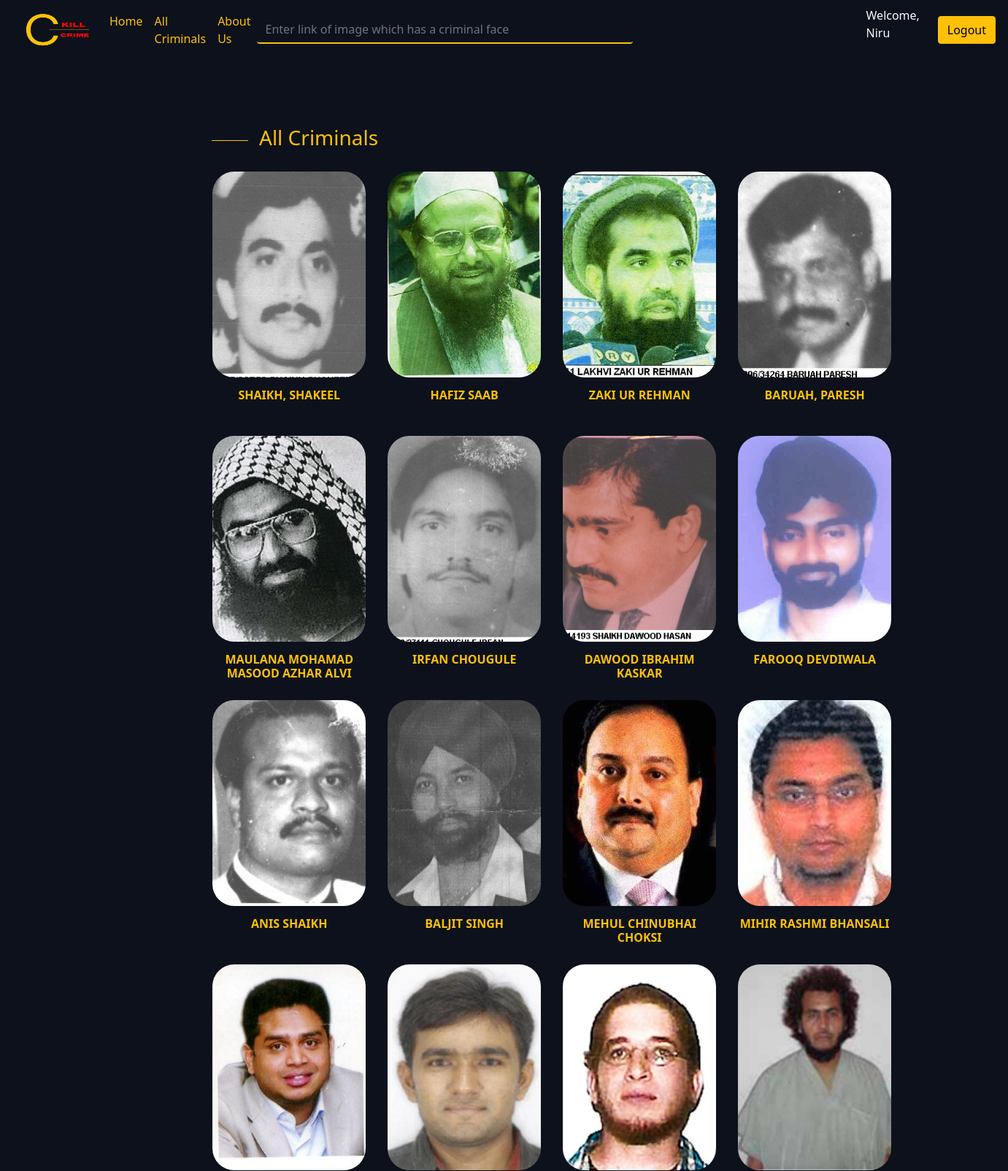
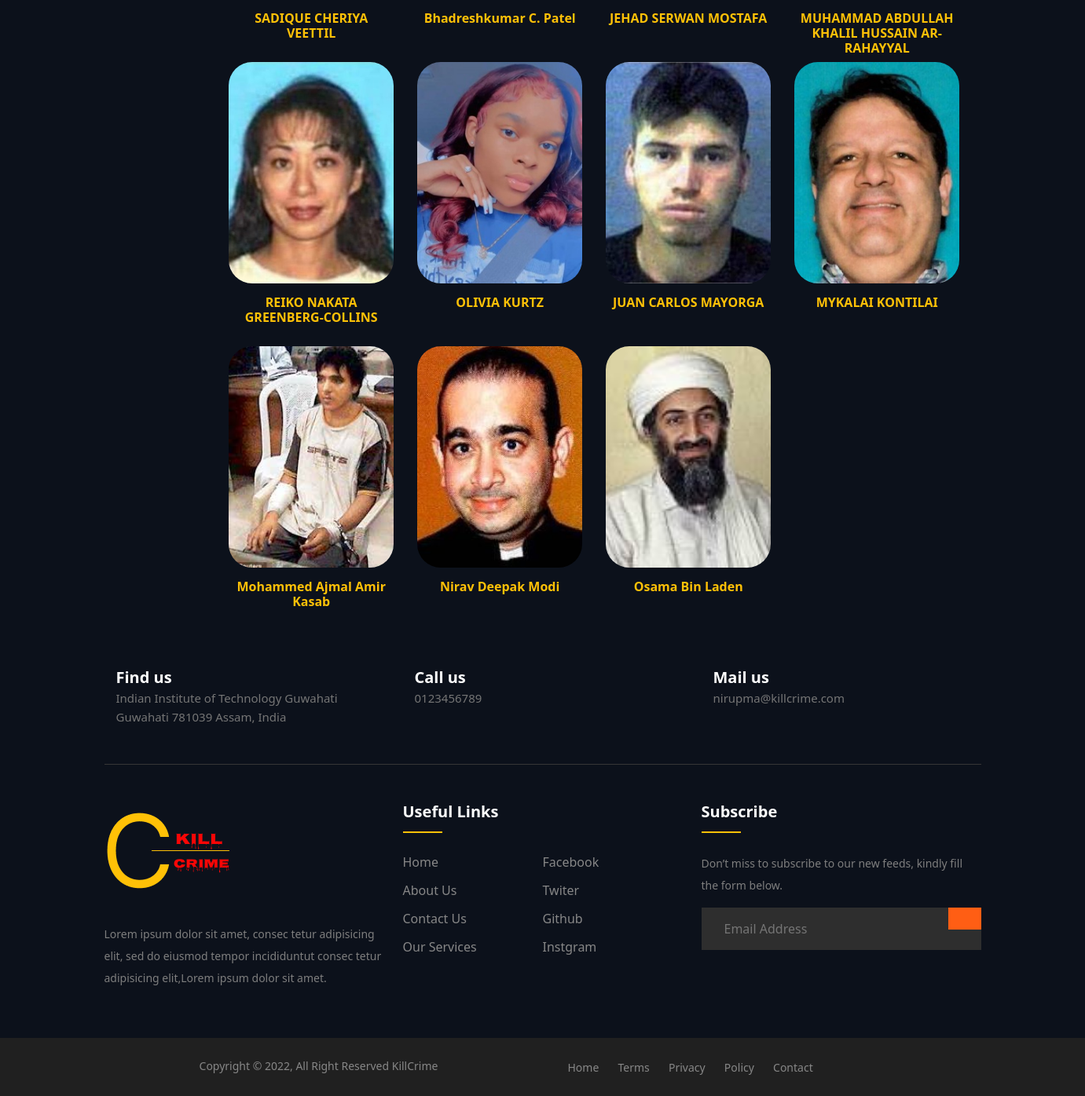
Page /allCriminals/ (signed in) on the committed database (2 pictures, top to bottom).
### app1/models.py (models this page shows, shortened)
class Criminal(models.Model):
    crim_id = models.AutoField(primary_key=True)
    name = models.CharField(max_length=500)
    image = models.ImageField(upload_to = "app1/images",default="")
    age = models.CharField(max_length=50,default="Not known")
    nationality = models.CharField(max_length=100,default="Not known")
    gender = models.CharField(max_length=20,default="Male")
    weight = models.CharField(max_length=50,default="Not known")
    height = models.CharField(max_length=50,default="Not known")
    isWanted = models.BooleanField(default=False)
    wantedInCountry=models.CharField(max_length=100,default=" ")
    charges = models.CharField(max_length=1000,default="")
    about = models.CharField(max_length=10000,default="")

### app1/views.py (the view)
# urls.py: path('allCriminals/', views.allCriminals, name="allCriminals"),
def allCriminals(request):
    try:
        criminals = Criminal.objects.all()
        return render(request,'allCriminals.html',{'criminals':criminals})
    except:
        return render(request,"error.html")

### app1/templates/allCriminals.html (shortened to what this page needs)
{% extends "base.html" %}
{% block body %}
<div class="wantedBy">
  <span></span>
  <h3>All Criminals</h3>
</div>
<div class="wantedByIndia">
  {% for criminal in criminals %}
  <div class="item text-center">
    <a href="/viewCriminal/{{criminal.crim_id}}">
      <div class="wantedImg">
        <img src="/media/{{criminal.image}}" alt="{{criminal.name}}" class="image-responsive">
      </div>
      <h5>{{criminal.name}}</h5>
    </a>
  </div>
  {% endfor %}
</div>
  {% endblock body %}

### app1/templates/base.html (shortened to what this page needs)
{% load static %}
<!doctype html>
<html lang="en">
<head>
   <link rel="stylesheet" href="https://cdnjs.cloudflare.com/ajax/libs/font-awesome/4.7.0/css/font-awesome.min.css">
  <link href="https://cdn.jsdelivr.net/npm/bootstrap@5.0.2/dist/css/bootstrap.min.css" rel="stylesheet"
>
    </head>
    <body>
      <nav class="navbar navbar-expand-lg">
            <a class="navbar-brand" href="#">
              <img style="width: 92px;height: 56px;margin-left: 34px;" width="30" height="24" src='{%static "app1/images/logo.png" %}' alt="" width="30" height="24">
            </a>
          <div class="collapse navbar-collapse" id="navbarSupportedContent">
            <ul class="navbar-nav me-auto mb-2 mb-lg-0">
          <li class="nav-item">
            <a class="nav-link active" aria-current="page" href="/">Home</a>
          </li>
          <li class="nav-item">
            <a class="nav-link" href="/allCriminals">All Criminals</a>
          </li>
          <li class="nav-item">
            <a class="nav-link" href="/about">About Us</a>
          </li>
        </ul>
        <form class="d-flex" method ="post"action="/">{% csrf_token %}
          <input class="form-control me-2" type="search" name="imageURL" placeholder="Enter link of image which has a criminal face" aria-label="Search">
        </form>
        {% if user.is_authenticated %}
        <p style="margin-right:15px ;">Welcome, {{request.user|capfirst}}</p>
        <a href="/logout"><button class="btn btn btn-warning logout" style="margin-right: 17px;" type="button">Logout</button></a>
        {% else %}
        <a href="/login"><button class="btn btn btn-warning login" type="button">Log In</button></a>
        <a href="/signup"><button class="btn btn btn-warning signup" style="margin-right: 17px;" type="button">Sign Up</button></a>
        {% endif %}
      </div>
  </nav>
  {% block body%} {% endblock %}
  <footer class="footer-section">
    <div class="container">
        <div class="footer-cta pt-5 pb-5">
            <div class="row">
                <div class="col-xl-4 col-md-4 mb-30">
                    <div class="single-cta">
                        <div class="cta-text">
                            <h4>Find us</h4>
                            <span>Indian Institute of Technology Guwahati
                              Guwahati 781039
                              Assam, India</span>
                        </div>
                    </div>
                </div>
                <div class="col-xl-4 col-md-4 mb-30">
                    <div class="single-cta">
                        <div class="cta-text">
                            <h4>Call us</h4>
                            <span>0123456789</span>
                        </div>
                    </div>
                </div>
                <div class="col-xl-4 col-md-4 mb-30">
                    <div class="single-cta">
                        <div class="cta-text">
                            <h4>Mail us</h4>
                            <span>nirupma@killcrime.com</span>
                        </div>
                    </div>
                </div>
            </div>
        </div>
        <div class="footer-content pt-5 pb-5">
            <div class="row">
                <div class="col-xl-4 col-lg-4 mb-50">
                    <div class="footer-widget">
                        <div class="footer-logo">
                            <a href="/"><img src='{%static "app1/images/logo.png" %}' class="img-fluid" alt="logo"></a>
                        </div>
                        <div class="footer-text">
                            <p>Lorem ipsum dolor sit amet, consec tetur adipisicing elit, sed do eiusmod tempor incididuntut consec tetur adipisicing
                            elit,Lorem ipsum dolor sit amet.</p>
                        </div>
                    </div>
                </div>
                <div class="col-xl-4 col-lg-4 col-md-6 mb-30">
                    <div class="footer-widget">
                        <div class="footer-widget-heading">
                            <h3>Useful Links</h3>
                        </div>
                        <ul>
                            <li><a href="/">Home</a></li>
                            <li><a href="#">Facebook</a></li>
                            <li><a href="#">About us</a></li>
                            <li><a href="#">Twiter</a></li>
                            <li><a href="#">Contact us</a></li>
                            <li><a href="#">Github</a></li>
                            <li><a href="#">Our Services</a></li>
                            <li><a href="#">Instgram</a></li>
                        </ul>
                    </div>
                </div>
                <div class="col-xl-4 col-lg-4 col-md-6 mb-50">
                    <div class="footer-widget">
                        <div class="footer-widget-heading">
                            <h3>Subscribe</h3>
                        </div>
                        <div class="footer-text mb-25">
                            <p>Don’t miss to subscribe to our new feeds, kindly fill the form below.</p>
                        </div>
                        <div class="subscribe-form">
                            <form action="#">
                                <input type="text" placeholder="Email Address">
                                <button></button>
                            </form>
                        </div>
                    </div>
                </div>
            </div>
        </div>
    </div>
    <div class="copyright-area">
        <div class="container">
            <div class="row">
                <div class="col-xl-6 col-lg-6 text-center text-lg-left">
                    <div class="copyright-text">
                        <p>Copyright &copy; 2022, All Right Reserved KillCrime</p>
                    </div>
                </div>
                <div class="col-xl-6 col-lg-6 d-none d-lg-block text-right">
                    <div class="footer-menu">
                        <ul>
                            <li><a href="/">Home</a></li>
                            <li><a href="#">Terms</a></li>
                            <li><a href="#">Privacy</a></li>
                            <li><a href="#">Policy</a></li>
                            <li><a href="#">Contact</a></li>
                        </ul>
                    </div>
                </div>
            </div>
        </div>
    </div>
</footer>
</body>
</html>

### app1/templates/base.html (style rules this page uses)
a { text-decoration:none; }
body { color: #fbfbfb; background-color: #0c111b; }
.nav-link,a { color:#ffc107 }
.form-control { background-color : #0c111b; border:none; width:515px; border-bottom:2px #ffc107 solid; }
.me-2 { margin-right: 20rem !important; }
ul { margin: 0px; padding: 0px; }
.footer-section { background: #0c111b; position: relative; }
.footer-cta { border-bottom: 1px solid #373636; }
.cta-text { padding-left: 15px; display: inline-block; }
.cta-text h4 { color: #fff; font-size: 20px; font-weight: 600; margin-bottom: 2px; }
.cta-text span { color: #757575; font-size: 15px; }
.footer-content { position: relative; z-index: 2; }
.footer-logo { margin-bottom: 30px; }
.footer-logo img { max-width: 200px; }
.footer-text p { margin-bottom: 14px; font-size: 14px; color: #7e7e7e; line-height: 28px; }
.footer-widget-heading h3 { color: #fff; font-size: 20px; font-weight: 600; margin-bottom: 40px; position: relative; }
.footer-widget-heading h3::before { content: ""; position: absolute; left: 0; bottom: -15px; height: 2px; width: 50px; background: #ffc107; }
.footer-widget ul li { display: inline-block; float: left; width: 50%; margin-bottom: 12px; }
.footer-widget ul li a { color: #878787; text-transform: capitalize; }
.subscribe-form { position: relative; overflow: hidden; }
.subscribe-form input { width: 100%; padding: 14px 28px; background: #2E2E2E; border: 1px solid #2E2E2E; color: #fff; }
.subscribe-form button { position: absolute; right: 0; background: #ff5e14; padding: 13px 20px; border: 1px solid #ff5e14; top: 0; }
.copyright-area { background: #202020; padding: 25px 0; }
.copyright-text p { margin: 0; font-size: 14px; color: #878787; }
.footer-menu li { display: inline-block; margin-left: 20px; }
.footer-menu li a { font-size: 14px; color: #878787; }

### app1/templates/allCriminals.html (style rules this page uses)
.wantedBy span { display: inline-block; width: 50px; height: 1px; background-color: #ffc107; margin-right: 15px; }
.wantedBy { display: -webkit-box; display: -ms-flexbox; display: flex; -webkit-box-align: center; -ms-flex-align: center; align-items: center; margin-bottom: 21px; margin-top: 90px; margin-left: 21%; }
.wantedBy h3 { color: #ffc107; font-weight: lighter; }
.item { width: 15rem; padding: 0 15px; margin-bottom: 15px; float: left; }
.wantedImg { overflow: hidden; margin: auto 0; padding: auto 0; }
.item img { height: 282px; width: 100%; -o-object-fit: cover; object-fit: cover; border-radius: 30px; transition: transform 0.3s ease-in; }
.item h5 { font-size: 16px; margin: 15px 0 0px; font-weight: 600; color: #fff; height: 50px; text-transform: capitalize; text-align: center; }
.wantedByIndia { display: grid; grid-template-columns: repeat(4, 1fr); margin-left: 20%; margin-right: 10%; width: 60%; place-items: center; }
.item a h5 { color: #ffc107; text-decoration: none; }

### rows in the picture
Criminal: image (picture), name "SHAIKH, SHAKEEL"
Criminal: image (picture), name "HAFIZ SAAB"
Criminal: image (picture), name "ZAKI UR REHMAN"
Criminal: image (picture), name "BARUAH, PARESH"
Criminal: image (picture), name "MAULANA MOHAMAD MASOOD AZHAR ALVI"
Criminal: image (picture), name "IRFAN CHOUGULE"
Criminal: image (picture), name "DAWOOD IBRAHIM KASKAR"
Criminal: image (picture), name "FAROOQ DEVDIWALA"
Criminal: image (picture), name "ANIS SHAIKH"
Criminal: image (picture), name "BALJIT SINGH"
Criminal: image (picture), name "MEHUL CHINUBHAI CHOKSI"
Criminal: image (picture), name "MIHIR RASHMI BHANSALI"
Criminal: image (picture), name "SADIQUE CHERIYA VEETTIL"
Criminal: image (picture), name "Bhadreshkumar C. Patel"
Criminal: image (picture), name "JEHAD SERWAN MOSTAFA"
Criminal: image (picture), name "MUHAMMAD ABDULLAH KHALIL HUSSAIN AR- RAHAYYAL"
Criminal: image (picture), name "REIKO NAKATA GREENBERG-COLLINS"
Criminal: image (picture), name "OLIVIA KURTZ"
Criminal: image (picture), name "JUAN CARLOS MAYORGA"
Criminal: image (picture), name "MYKALAI KONTILAI"
Criminal: image (picture), name "Mohammed Ajmal Amir Kasab"
Criminal: image (picture), name "Nirav Deepak Modi"
Criminal: image (picture), name "Osama Bin Laden"

### other values in the picture
{{ request.user|capfirst }} "Niru"
